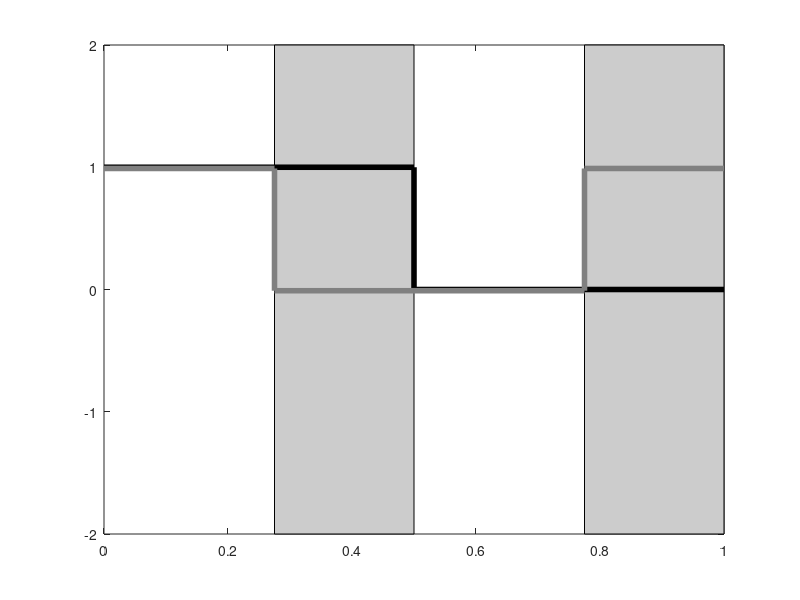

MATLAB code to generate this figure: (Note: this script raises an error after producing the figure.)
% Set the delay between patches
tau = 0.225;
% Calculate relevant time points
t1 = [0, 1/2, 1/2, 1];
t2 = [0, 1/2-tau, 1/2-tau, 1-tau, 1-tau, 1];

% Set arbitrary high and low values for beta
beta1 = [1,1,0,0];
beta2 = [1,1,0,0,1,1];

% Plot the colors and lines on the figure
fill([1/2-tau,1/2-tau,1/2,1/2,1/2-tau], 2*[-1,1,1,-1,-1], 0.8*ones(1,3))
hold on;
fill([1-tau,1-tau,1,1,1-tau], 2*[-1,1,1,-1,-1], 0.8*ones(1,3))
plot(t1, beta1,'LineWidth', 4, 'Color', 'black')
plot(t2, beta2-0.01, 'LineWidth', 4, 'Color', 0.5*ones(1,3));
yline(0.5, ':', 'LineWidth',2);
hold off;
ylim([-0.05, 1.2]);
% Add labels
xlabel('Time, $t$', 'Interpreter','latex');
ylabel('Transmission Rate, $\beta_x(t)$',...
    'Interpreter','latex');

% Add hypertext
tx1 = text(0.15,1.1, 'Time period 1', 'HorizontalAlignment','center');
tx2 = text(0.4,1.1, 'Time period 2', 'HorizontalAlignment','center');
tx3 = text(0.65,1.1, 'Time period 3','HorizontalAlignment','center');
tx4 = text(0.9,1.1, 'Time period 4','HorizontalAlignment','center');

set([tx1, tx2, tx3, tx4], {'FontName'}, {'Times New Roman'})
set([tx1, tx2, tx3, tx4], {'FontSize'}, {17})

% More plotting parameters
ax = gca; ax.FontSize = 25; ax.FontName = 'Times New Roman';
ax.XTick = [0,1/2-tau, 1/2, 1-tau, 1];
ax.XTickLabel = {'$0$', '$T - \tau$', '$T$',...
    '$2T - \tau$', '$2T$'};

% More plotting parameters
ax.YTick = [0,1/2,1];
ax.YTickLabel = {'$\beta_0 (1-\epsilon)$', ...
    '$\beta_0 (1 - \frac{\epsilon}{2})$',...
    '$\beta_0$'};

ax.TickLabelInterpreter = 'latex';
